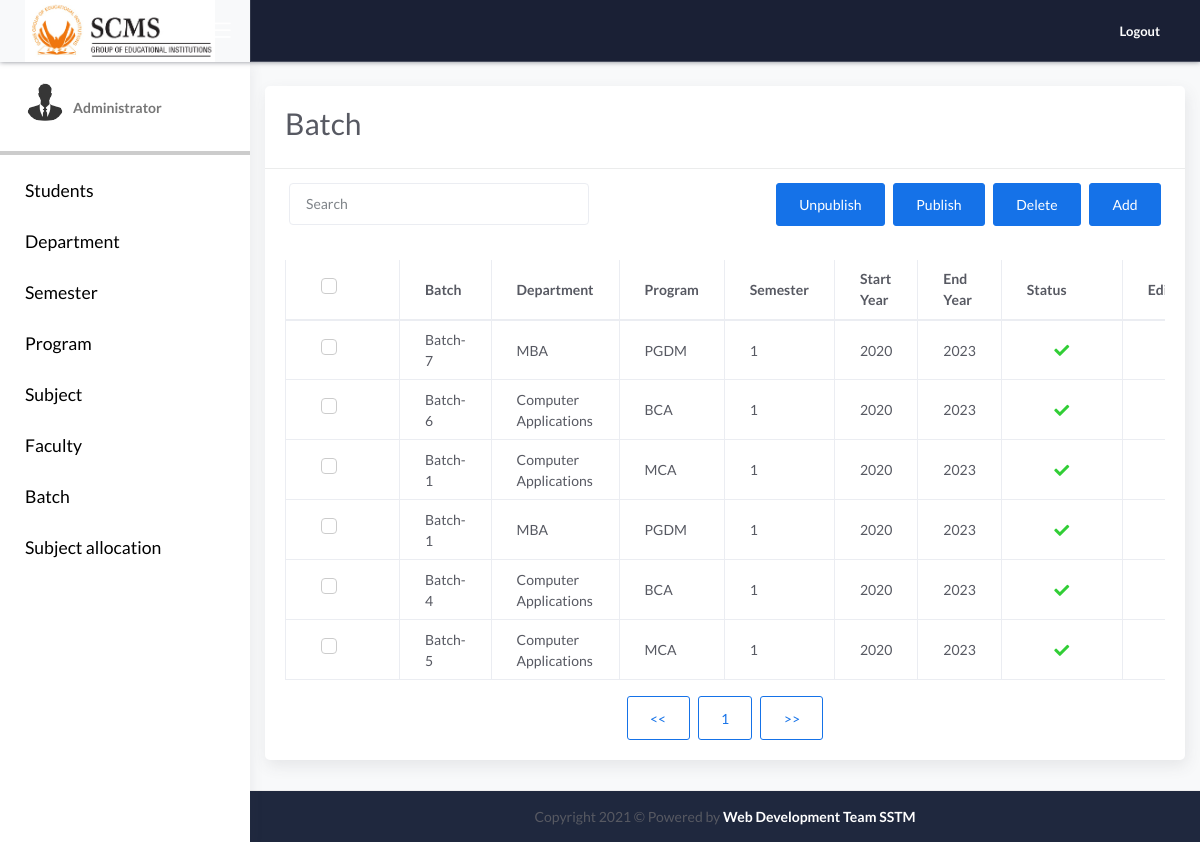
The page /admin/batch/index.php on the database its author committed.
### tables this page shows
CREATE TABLE IF NOT EXISTS `tbl_batch` (
  `ID` int(50) NOT NULL AUTO_INCREMENT,
  `Dep_ID` int(50) NOT NULL,
  `Prog_ID` int(50) NOT NULL,
  `sName` varchar(200) NOT NULL,
  `dFrom` date NOT NULL,
  `dTo` date NOT NULL,
  `iSem1` int(20) NOT NULL,
  `iSem2` int(20) NOT NULL,
  `iSem3` int(20) NOT NULL,
  `iSem4` int(20) NOT NULL,
  `iSem5` int(20) NOT NULL,
  `iSem6` int(20) NOT NULL,
  `iSem7` int(20) NOT NULL,
  `iSem8` int(20) NOT NULL,
  `iSem9` int(20) NOT NULL,
  `iSem10` int(20) NOT NULL,
  `iCurrentSem` varchar(200) NOT NULL,
  `iStatus` int(10) NOT NULL,
  PRIMARY KEY (`ID`)
);

CREATE TABLE IF NOT EXISTS `tbl_department` (
  `ID` int(50) NOT NULL AUTO_INCREMENT,
  `sName` varchar(200) NOT NULL,
  `iStatus` int(10) NOT NULL,
  PRIMARY KEY (`ID`)
);

CREATE TABLE IF NOT EXISTS `tbl_program` (
  `ID` int(50) NOT NULL AUTO_INCREMENT,
  `sName` varchar(200) NOT NULL,
  `iStatus` int(10) NOT NULL,
  `Dep_ID` int(50) NOT NULL,
  PRIMARY KEY (`ID`)
);

### admin/batch/index.php (the view, shortened to what this page needs)
<?php
include("../../class/cls_batch.php");
  $resultPerPage=10;
  if(!isset($_GET['page']))
  	{
		$page=1;
	}
?>
<!DOCTYPE html>
<html lang="en">
<head>
	<link rel="stylesheet" href="../../css/bootstrap.min.css">
	<link rel="stylesheet" href="../../css/atlantis.min.css">
	<link rel="stylesheet" href="../css/demo.css">
</head>
<body>
	<div class="wrapper">
	<div class="main-header">
			<div class="logo-header bg-light" >
				<a href="https://www.scmsgroup.org/" class="logo">
					<img width="190"  src="../../img/scms.png" alt="navbar brand" class="navbar-brand">
				</a>
				<div class="nav-toggle">
					<button class="btn btn-toggle toggle-sidebar">
						<i class="icon-menu"></i>
					</button>
				</div>
			</div>
	<?php
	include("../../include\menu.php");
	?>
		<div  class="main-panel ">
			<div style="" class="content bg-light">
			<div class="col-md-12">
			<div class="card mt-4 bg-white">
								<div class="card-header">
								<form method='post' name="form1" action=''>
									<div class="card-title">
									<h3 style="font-size: 30px; display: inline-block;">Batch</h3>									</div>
								</div>
								<div style="margin: 0px;" class="card-sub bg-white">
									<input  type="button" value="Add" onClick="window.location='new.php';" class="btn btn-primary float-right ml-2">
									<input type="button" value="Delete" data-toggle="modal" title="" data-target="#deleteModal" data-original-title="Delete"class="btn btn-primary float-right ml-2">
									<input type="submit" value="Publish" name="publish"  class="btn btn-primary float-right ml-2">
									<input type="submit" value="Unpublish" name="unpublish"  class="btn btn-primary float-right ml-2">
									<input id="searchId" style="width:300px !important;" type="search" onkeyup="searchFunction()" class="form-control ml-auto float-left" placeholder="Search" aria-label="Search" aria-describedby="search-addon"/>
								</div>
								<div class="card-body">
									<div class="table-responsive">
										<table id="tableId" class="display table table-bordered table-hover ">
											<thead>
												<tr>
													<th>
														<div class="form-check">
															<label class="form-check-label">
																<span class="form-check-sign"></span>
															</label>
														</div>
													</th>
													<th>Batch</th>
													<th>Department</th>
													<th>Program</th>
													<th>Semester</th>
													<th>Start Year</th>
													<th>End Year</th>
													<th>Status</th>
													<th>Edit</th>
												</tr>
											</thead>
											<tbody>
					<?php
						$pageNo=($page-1)*$resultPerPage;
						$sql1="SELECT * from tbl_batch order by ID desc limit $pageNo,$resultPerPage ";
						$s1=mysqli_query($con,$sql1);
						while($row=mysqli_fetch_array($s1))
							{
								$deptID=$row['Dep_ID'];
								$progID=$row['Prog_ID'];
								$deptsql="SELECT sName from tbl_department where ID='$deptID'";
								$deptresult=mysqli_query($con,$deptsql);
								$deptrow=mysqli_fetch_array($deptresult);
								$progsql="SELECT sName from tbl_program where ID='$progID'";
								$progresult=mysqli_query($con,$progsql);
								$progrow=mysqli_fetch_array($progresult);
								?>
												<tr>
													<th style="width:1%" scope="row">
														<div class="form-check">
															<label class="form-check-label">
																<span class="form-check-sign"></span>
															</label>
														</div>
													</th>
													<td><?php echo $row['sName'];?></td>
													<td><?php echo $deptrow['sName'];?></td>
													<td><?php echo $progrow['sName'];?></td>
													<td><?php echo $row['iCurrentSem'];?></td>
													<td><?php $date=date_create($row['dFrom']); echo date_format($date,'Y') ;?></td>
													<td><?php $date=date_create($row['dTo']); echo date_format($date,'Y') ;?></td>
													<td ><?php if($row['iStatus']==1) echo "<button class='btn btn-link btn-success btn-lg' style='cursor:context-menu;'><i class='fa fa-check fa-green'></i></button>"; else echo "<button class='btn btn-link btn-danger btn-lg' style='cursor:context-menu;'><i class='fa fa-times'></i></button";?></td>
													<td  ><a href="update.php?uid=<?php echo $row['ID'];?>">
                                                    <button type="button" data-toggle="tooltip" title="" class="btn btn-link btn-primary btn-lg" data-original-title="Edit">
															</button></i></a>
                                                    </td>
												</tr>
						<?php
						}
						?>
											</tbody>
										</table>
										<div class="d-flex justify-content-center">
										<a href="index.php?page=<?php echo ($page-1) ?>"><input type="button" class="btn btn-primary btn-border" value="<<"> </a>
										<button class="btn btn-primary btn-border mr-2 ml-2"><?php echo ($page) ?></button>
										<a href="index.php?page=<?php echo ($page+1) ?>"><input type="button" class="btn btn-primary btn-border" value=">>"> </a>
										</div>
									</div>
								</div>
							</div>
						</div>
			</div>
		 <footer class="footer bg-dark2">
					<div class="copyright ml-auto text-center">
						 Copyright  2021 &copy; Powered by <span  style= " font-weight: bolder;  color: rgb(255, 255, 255);" class="avatar-img  rounded-circle">Web Development Team SSTM</span>
					</div>
			</footer>
		</div>
	</div>
</body>
</html>

### include/menu.php (shortened to what this page needs)
<nav  class="navbar navbar-header bg-dark  navbar-expand-lg"  >
				<div class="container-fluid">
					<ul class="navbar-nav topbar-nav ml-md-auto align-items-center">
						<li class="nav-item dropdown hidden-caret">
							<a class="dropdown-toggle profile-pic" data-toggle="dropdown" href="#" aria-expanded="false">
								<span  style= " font-weight: bolder;  color: rgb(255, 255, 255);" class="avatar-img  rounded-circle">Logout</span>
							</a>
						</li>
					</ul>
				</div>
			</nav>
		</div>
		<div style="background-color: rgb(255, 255, 255);" class="sidebar sidebar-style-2">
			<div class="sidebar-wrapper scrollbar scrollbar-inner">
				<div class="sidebar-content">
					<div style="border-bottom: 0px solid black ;" class="user">
						<div class="avatar-sm float-left mr-2">
						<object class="avatar-img rounded-circle" data="..\..\img\depositphotos_39258143-stock-illustration-businessman-avatar-profile-picture.jpg" type="image/png">
						</object>
						</div>
						<div class="info">
							<a data-toggle="collapse" href="#collapseExample" aria-expanded="true">
								<span>
									<a class="user-level" href="..\index.php">
										<span style=" margin-top:15px;" class="user-level fw-bold" onclick="hide(); return false">Administrator</span>
									</a>
								</span>
							</a>
						</div>
					</div>
					<ul class="nav nav-primary">
						<li style="background-color: rgb(204, 204, 204);" class="nav-section">
							<h4 class="text-section">  </h4>
						</li>
						<li class="nav-item">
							<a href="..\student\index.php"><p style = "font-size: 1.1rem; color: black;">Students</p></a>
						</li>
						<li class="nav-item">
							<a href="..\department\index.php"><p style = "font-size: 1.1rem; color: black;">Department</p></a>
						</li>
						<li class="nav-item">
							<a href="..\semester\index.php"><p style = "font-size: 1.1rem; color: black;">Semester</p></a>
						</li>
						<li class="nav-item">
							<a href="..\program\index.php"><p style = "font-size: 1.1rem; color: black;">Program</p></a>
						</li>
						<li class="nav-item">
							<a href="..\subject\index.php"><p style = "font-size: 1.1rem; color: black;">Subject</p></a>
						</li>
						<li class="nav-item">
							<a href="..\faculty\index.php"><p style = "font-size: 1.1rem; color: black;">Faculty</p></a>
						</li>
						<li class="nav-item">
							<a href="..\batch\index.php"><p style = "font-size: 1.1rem; color: black;">Batch</p></a>
						</li>
						<li class="nav-item">
							<a href="..\subjectAllocation\index.php"><p style = "font-size: 1.1rem; color: black;">Subject allocation</p></a>
						</li>
					</ul>
				</div>
			</div>
		</div>

### rows shown on the page
tbl_batch: sName "Batch-7", tbl_department.sName "MBA", tbl_program.sName "PGDM", iCurrentSem "1", dFrom "2020", dTo "2023", iStatus 1 (drawn)
tbl_batch: sName "Batch-6", tbl_department.sName "Computer Applications", tbl_program.sName "BCA", iCurrentSem "1", dFrom "2020", dTo "2023", iStatus 1 (drawn)
tbl_batch: sName "Batch-1", tbl_department.sName "Computer Applications", tbl_program.sName "MCA", iCurrentSem "1", dFrom "2020", dTo "2023", iStatus 1 (drawn)
tbl_batch: sName "Batch-1", tbl_department.sName "MBA", tbl_program.sName "PGDM", iCurrentSem "1", dFrom "2020", dTo "2023", iStatus 1 (drawn)
tbl_batch: sName "Batch-4", tbl_department.sName "Computer Applications", tbl_program.sName "BCA", iCurrentSem "1", dFrom "2020", dTo "2023", iStatus 1 (drawn)
tbl_batch: sName "Batch-5", tbl_department.sName "Computer Applications", tbl_program.sName "MCA", iCurrentSem "1", dFrom "2020", dTo "2023", iStatus 1 (drawn)

### other values the page prints
$page "1"
